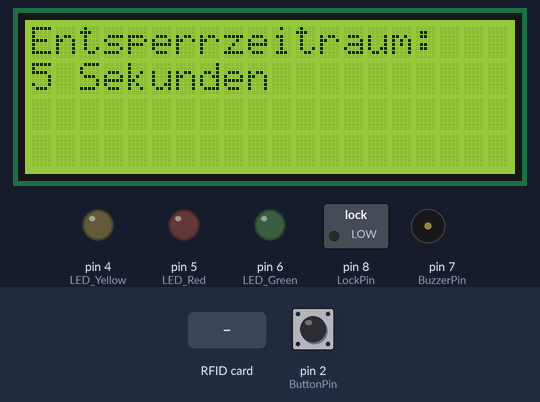
Bench run of a sketch on a simulated Arduino Uno, built with avr-gcc and run on an emulated ATmega328P. Shown: 20×4 character LCD, switched loads named in the sketch (green lamp = pin HIGH), output pins drawn as LEDs (lit = HIGH), buzzer (waves = sounding). The inputs (shaded band) are chosen by the test bench; at power-on: pin 2 (ButtonPin) LOW. Pins used as bus, display or sensor lines are not drawn; what the sketch prints to the serial monitor is not drawn.

Above: at 1.2 s.
At 4.4 s:
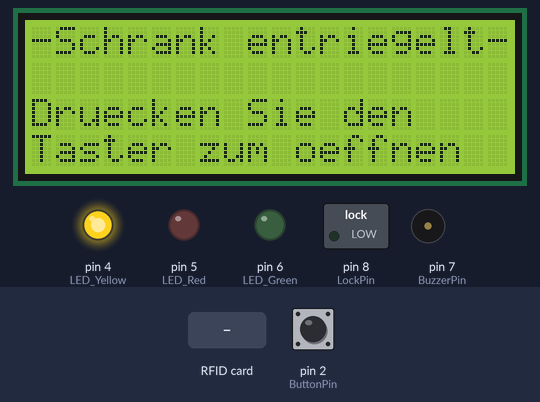
4.5 s: pin 2 (ButtonPin) pulled HIGH for 0.15 s
At 5.8 s:
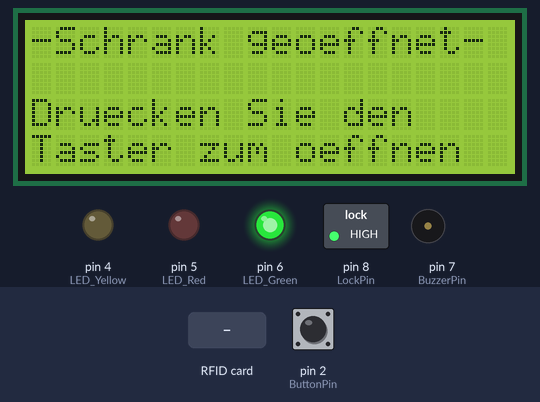
7.6 s: RFID card 5E 7A 19 C4 held to the reader
At 11.1 s:
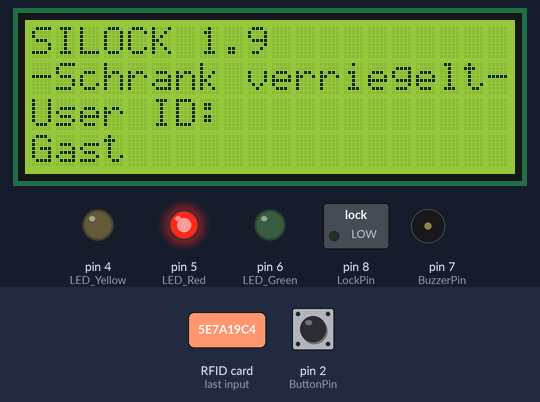
Timing chart, 0 to 12.6 s (numbered marks = the images above; inputs shaded):
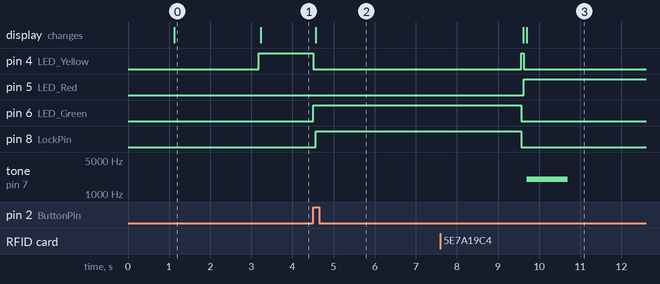

Measured:
- after the input at 4.5 s, pin 4 (LED_Yellow): HIGH → LOW at once; pin 6 (LED_Green): LOW → HIGH at once; pin 8 (LockPin): LOW → HIGH after 0.06 s; the display: changes after 0.06 s (image 2)
- after the input at 7.6 s, pin 5 (LED_Red): LOW → HIGH after 2.0 s; tone on pin 7 (BuzzerPin): silent → 2000 Hz after 2.1 s, → silent 1.0 s later; the display: first differs from a run without the input after 2.1 s (image 3)
- what the display in image 0 shows lasts 2.1 s, from 1.1 s to 3.2 s

The sketch:

RFIDSHEESH_read_I2C_Relais_Interrupt_V1.9_Versuch.ino
```cpp
#include <SPI.h>
#include <MFRC522.h>
#include <Wire.h>
#include <LiquidCrystal_I2C.h>


//MFRC522 mfrc522(SS_PIN, RST_PIN);
LiquidCrystal_I2C lcd(0x3F, 20, 4); // set the LCD address to 0x3F for a 16 chars and 2 line display

int ButtonPin = 2; //Eventuell mit Interrupt

int LED_Yellow    = 4;
int LED_Red       = 5;
int LED_Green     = 6;

int BuzzerPin     = 7;
int LockPin       = 8;

#define     RST_PIN 9
#define     SS_PIN 10

MFRC522 mfrc522(SS_PIN, RST_PIN);

long   CardID      = 0;
bool   LockState   = 0;

String lastState   = "";
String text = "";

int minTime    = 1500; //Minimale Wartezeit zwischen ver- und entriegeln des Schranks in Millisekunden
int unlocktime = 5000; //Zeit die das Relais nach dem Öffnen anzieht

long long TimeA;

long CardActual = 0;
long code = 0;

long Whitelist[]  = {331260, 2312360};
String KnownUsers[] = {".Mandorf", "2234520.Stoll", ".Fecke", "572260.Keßler", "331260.Hugger"};
char Trennzeichen = ".";


void setup()
{

  //Hier wird die Startbotschaft für eine Sekunde auf dem Display angezeigt
  lcd.init();
  lcd.backlight();
  lcd.setCursor(0, 0);
  lcd.print("Herzlich Willkommen!");
  lcd.setCursor(5, 2);
  lcd.print("SILOCK 1.9");            //Produktnamen und aktuellen Version
  delay(1000);

  //Nun werden einige Infos zum aktuellen Programmablauf eingeblendet:
  lcd.clear();
  lcd.setCursor(0, 0);
  lcd.print("Entsperrzeitraum: ");
  lcd.setCursor(0, 1);
  lcd.print(unlocktime/1000);
  lcd.setCursor(1, 1);
  lcd.print(" Sekunden");

  delay(2000);

  //Die Kommunikation mit dem RIFD Sensor wird aufgebaut
  Serial.begin(9600); //Die Baudrate von 9600 Einheiten pro Sekunde wird eingestellt
  SPI.begin();
  mfrc522.PCD_Init(); //Der RIFD Sensor wird initialisiert

  //Die Ausgangspins werden deklariert
  pinMode (LED_Red,     OUTPUT);          // Der LEDPin ist jetzt ein Ausgang
  pinMode (LED_Green,   OUTPUT);          // Der LEDPin ist jetzt ein Ausgang
  pinMode (LED_Yellow,  OUTPUT);          // Der LEDPin ist jetzt ein Ausgang
  pinMode (BuzzerPin,   OUTPUT);          // Der BuzzerPin ist jetzt ein Ausgang
  pinMode (LockPin,     OUTPUT);          // Der LockPin ist jetzt ein Ausgang

  //Der Pin an dem der Button angeschlossen wird wird als Eingang definiert
  pinMode (ButtonPin,   INPUT);

  //Nach dem Neustart wird der Schrank entsperrt
  VisualFeedback("entsperrt");
  LockState = true;
}

void loop()
{
  if (!mfrc522.PICC_IsNewCardPresent()) { //Überprüft, ob eine Karte vor auf dem Scanner liegt
    lastState = "noCard";
    //Serial.println("keine Karte vorhanden");

    if (LockState && digitalRead(ButtonPin))
    {
      Serial.println("Tür kann geöffnet werden");
      unlock();
    }
    return;
  }

  if (!mfrc522.PICC_ReadCardSerial()) {   //Überprüft, ob eine lesbare Karte vor auf dem scanner liegt
    Serial.println("Karte lesbar");
    return;
  }

  if (!CardID)
  {
    CardID = scan();

    lastState = "CardSaved";
    TimeA = millis();

    LockState = false;
    VisualFeedback("versperrt");
    Serial.println("Tür gesperrt!");
  }
  else
  {
    CardActual = scan();
    long long passed = millis() - TimeA;

    if (CardActual == CardID && lastState == "noCard" && minTime <= passed )
    {
      CardID = 0;
      VisualFeedback("entsperrt");
      LockState = true;
      delay(1000);
    }

    else if (CardActual != CardID)
    {
      //audioFeedback(false);
    }
  }

} //Main Loop beendet

String Namecheck(long CardID)
{
  String Name;

  for (int i = 0; i < 5 ; i++)
  {
    text = KnownUsers[i];
    int a = text.indexOf(".", 0);

    String PredefinedName = text.substring(a + 1);
    String PredefinedCardID = text.substring(0, a);

    if (PredefinedCardID == String(CardID)) {
      Name = PredefinedName;
      Serial.println("User recognised");
    }
    else {
      Name = "Gast";
      Serial.println("Guest recognised");
    }
  }
  return Name;
}

void unlock()
{
  VisualFeedback("geöffnet");
  digitalWrite(LockPin, HIGH);

  delay(unlocktime);
  digitalWrite(LockPin, LOW);

  VisualFeedback("entsperrt");
}

long scan()
{
  long Kartennummer = 0;
  for (byte i = 0; i < mfrc522.uid.size; i++) {
    Kartennummer = ((Kartennummer + mfrc522.uid.uidByte[i]) * 10);
  }
  Serial.print("Die eingelesene Kartennummer lautet:");
  Serial.print(Kartennummer);
  Serial.println(".");
  return Kartennummer;
}

void VisualFeedback(String Operation)
{
  if (Operation == "versperrt")
  {
    //LED Ausgabe
    digitalWrite(LED_Red, HIGH);
    digitalWrite(LED_Yellow, LOW);
    digitalWrite(LED_Green, LOW);

    //LCD Ausgabe
    lcd.clear();
    lcd.setCursor(0, 0);
    lcd.print("SILOCK 1.9");

    lcd.setCursor(0, 1);
    lcd.print("-Schrank verriegelt-");

    lcd.setCursor(0, 2);
    lcd.print("User ID: ");

    lcd.setCursor(0, 3);
    lcd.print(Namecheck(CardID));

    //Buzzer
    tone(BuzzerPin, 2000, 1000);
    //audioFeedback(false);
  }
  else if (Operation == "entsperrt")
  {
    //LED Ausgabe
    digitalWrite(LED_Yellow, HIGH);
    digitalWrite(LED_Red, LOW);
    digitalWrite(LED_Green, LOW);

    //LCD Ausgabe
    lcd.clear();
    lcd.setCursor(0, 0);
    lcd.print("-Schrank entriegelt-");

    lcd.setCursor(0, 2);
    lcd.print("Druecken Sie den");

    lcd.setCursor(0, 3);
    lcd.print("Taster zum oeffnen");

    //Buzzer
    //audioFeedback(true);
  }
  else if (Operation == "geöffnet")
  {
    //LED Ausgabe
    digitalWrite(LED_Green, HIGH);
    digitalWrite(LED_Yellow, LOW);
    digitalWrite(LED_Red, LOW);

    //LCD Ausgabe
    lcd.clear();
    lcd.setCursor(0, 0);
    lcd.print("-Schrank geoeffnet-");


    lcd.setCursor(0, 2);
    lcd.print("Druecken Sie den");

    lcd.setCursor(0, 3);
    lcd.print("Taster zum oeffnen");
  }
}
//}

void Feedback(String status)
{
  String currentstate = status;

}

void audioFeedback(bool status)
{

  if (status) //Wenn die richtige Karte aufgelegt ist
  {
    tone(BuzzerPin, 2000, 100);
    delay (200);
    tone(BuzzerPin, 2000, 100);
    delay (1000);

    Serial.println("Richtige Karte");
  }

  else //Wenn die falsche Karte aufgelegt ist
  {
    tone(BuzzerPin, 3000, 100);
    delay(150);
    tone(BuzzerPin, 3000, 100);
    delay(150);
    tone(BuzzerPin, 3000, 100);
    delay(500);

    Serial.println("Falsche Karte");
  }
}
```
